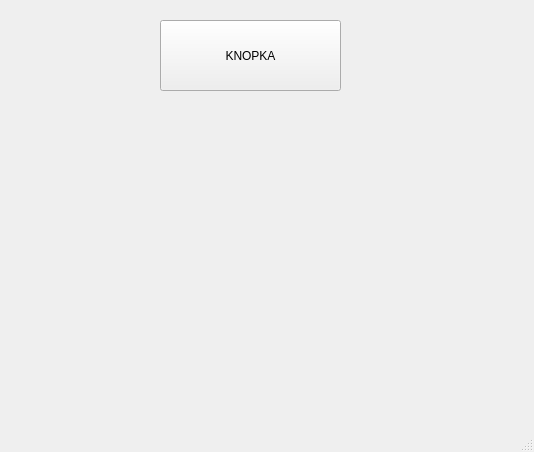
<?xml version="1.0" encoding="UTF-8"?>
<ui version="4.0">
 <class>MainWindow</class>
 <widget class="QMainWindow" name="MainWindow">
  <property name="geometry">
   <rect>
    <x>0</x>
    <y>0</y>
    <width>534</width>
    <height>452</height>
   </rect>
  </property>
  <property name="windowTitle">
   <string>MainWindow</string>
  </property>
  <widget class="QWidget" name="centralwidget">
   <widget class="QPushButton" name="btn">
    <property name="geometry">
     <rect>
      <x>160</x>
      <y>20</y>
      <width>181</width>
      <height>71</height>
     </rect>
    </property>
    <property name="text">
     <string>KNOPKA</string>
    </property>
   </widget>
  </widget>
  <widget class="QMenuBar" name="menubar">
   <property name="geometry">
    <rect>
     <x>0</x>
     <y>0</y>
     <width>534</width>
     <height>26</height>
    </rect>
   </property>
  </widget>
  <widget class="QStatusBar" name="statusbar"/>
 </widget>
 <resources/>
 <connections/>
</ui>
